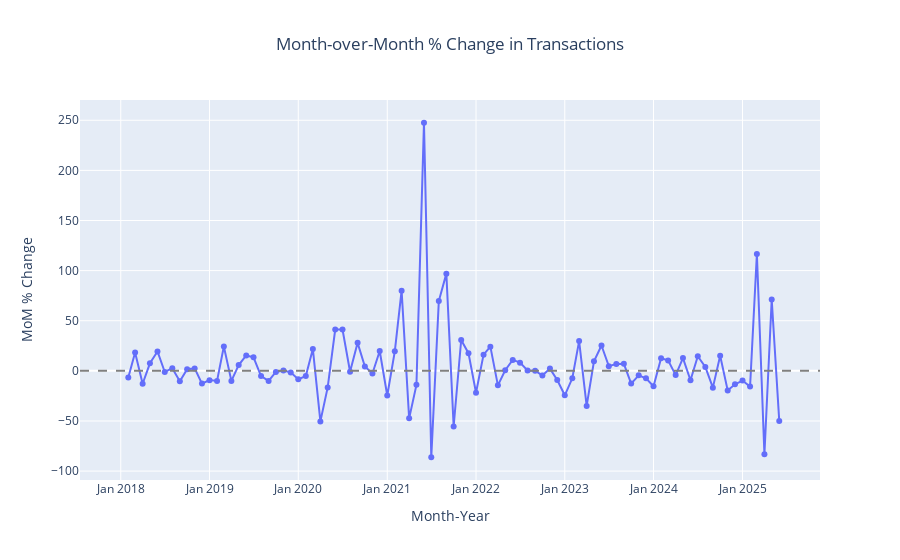

The notebook cell saved with this chart:
### Markdown cell above
### 3.2) MoM % change in transactions

### Code cell
# Aggregate by month and count transactions
monthly_counts = london_df.groupby('month_year').size().reset_index(name='transaction_count')

# Calculate MoM % change
monthly_counts['mom_percent_change'] = monthly_counts['transaction_count'].pct_change() * 100

# Plot MoM % change
fig = px.line(
    monthly_counts,
    x='month_year',
    y='mom_percent_change',
    title='Month-over-Month % Change in Transactions',
    labels={'month_year': 'Month-Year', 'mom_percent_change': 'MoM % Change'},
    markers=True
)

# Add zero line and format
fig.add_hline(y=0, line_dash="dash", line_color="gray")
fig.update_layout(xaxis=dict(tickformat='%b %Y'), title_x=0.5)

fig.show()
